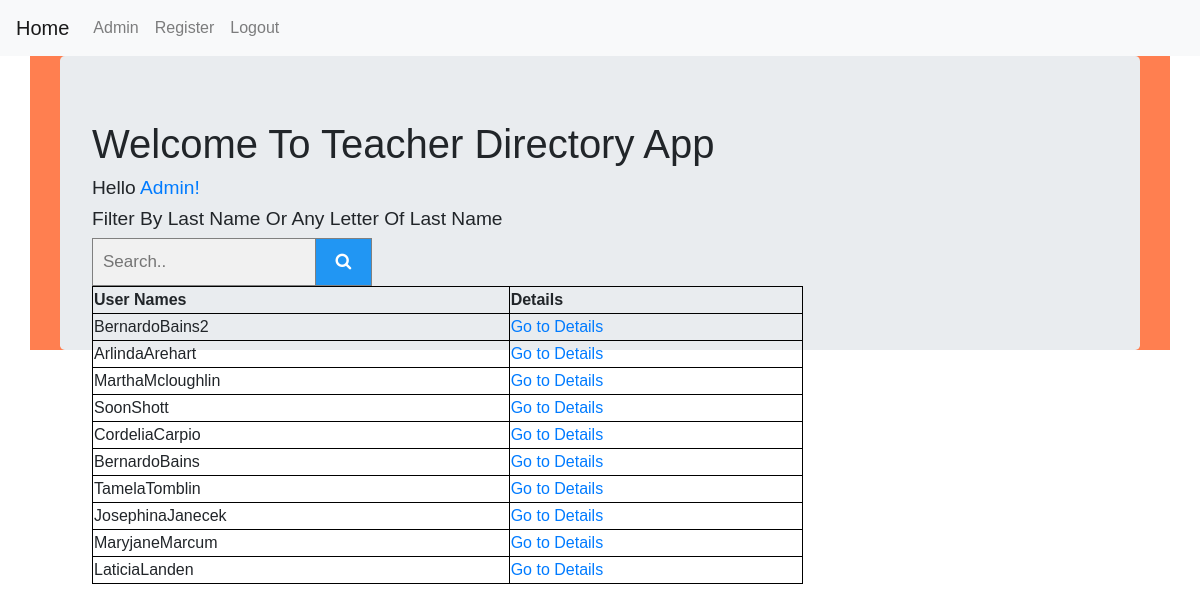
The app's page / (signed in) with its own data.
### tdapp/models.py (models this page shows, shortened)
class UserProfileInfo(models.Model):
    user = models.OneToOneField(User, on_delete=models.CASCADE)
    profile_pic = models.ImageField(upload_to='profile_pics',blank=True)
    phone_number = models.IntegerField(null=True, blank=False)
    room_number = models.CharField(max_length=255,null=True, blank=False)
    subject_taught = models.CharField(max_length=255,null=True, blank=False)

### tdapp/views.py (the view)
# urls.py: path('', views.index.as_view(),name='index'),
class index(TemplateView):
    template_name = 'tdapp/index.html'
    def get_context_data(self, **kwargs):
        context = super(index, self).get_context_data(**kwargs)
        context['all_details'] = UserProfileInfo.objects.all().order_by('-id')
        return context

### templates/tdapp/index.html (shortened to what this page needs)
{% extends "tdapp/base.html" %}
{% block body_block %}
{% load static %}
<div class="container">
  <div class="jumbotron">
    {% if user.is_authenticated %}
    <h1>Welcome To Teacher Directory App</h1>
      <div class="hello-name">
       <h2>Hello<a href="tdapp/teacher_details/{{user.userprofileinfo.id}}">
        {{ user.username }}!</h2></a>
        <h2>Filter by Last Name or any letter of last name</h2>
      </div>
      <div class="seach-name">
          <form class="example" action="{% url 'tdapp:filter_directory' %}" enctype="multipart/form-data" method="GET" style="margin:auto;max-width:300px">
            <input type="text" placeholder="Search.." name="si">
            <button type="submit"><i class="fa fa-search"></i></button>
          </form>
      </div>
      <br><br>
    <table>
      <thead>
        <th>User Names</th>
        <th>Details</th>
      </thead>
      <tbody>
        {% for details in all_details %}
        <tr>
          <td>{{details.user.username}}</td>
          <td><a href="tdapp/teacher_details/{{details.user.userprofileinfo.id}}">Go to Details</a></td>
        </tr>
        {% endfor %}
      </tbody>
    </table>
    {% else %}
        <h2>Welcome to the site!</h2>
        <h2>Login to Enter the Teacher Directory App!</h2>
    {% endif %}
  </div>
</div>
{% endblock %}

### static/css/style.css (style rules this page uses)
table, th, td { border: 1px black solid; }
table { width: 70%; float: left; box-sizing:border-box; }
.hello-name h2 { font-size:1.2em; font-family: Arial, Helvetica, sans-serif; text-transform: capitalize; }
.seach-name { float: left; box-sizing:border-box; }
.container { background-color: coral; }

### templates/tdapp/index.html (style rules this page uses)
body { font-family: Arial; }
* { box-sizing: border-box; }
form.example input[type=text] { padding: 10px; font-size: 17px; border: 1px solid grey; float: left; width: 80%; background: #f1f1f1; }
form.example button { float: left; width: 20%; padding: 10px; background: #2196F3; color: white; font-size: 17px; border: 1px solid grey; border-left: none; cursor: pointer; }
form.example::after { content: ""; clear: both; display: table; }

### records on screen
UserProfileInfo: user.username "BernardoBains2"
UserProfileInfo: user.username "ArlindaArehart"
UserProfileInfo: user.username "MarthaMcloughlin"
UserProfileInfo: user.username "SoonShott"
UserProfileInfo: user.username "CordeliaCarpio"
UserProfileInfo: user.username "BernardoBains"
UserProfileInfo: user.username "TamelaTomblin"
UserProfileInfo: user.username "JosephinaJanecek"
UserProfileInfo: user.username "MaryjaneMarcum"
UserProfileInfo: user.username "LaticiaLanden"

### other values on screen
{{ user.username }} "Admin"
